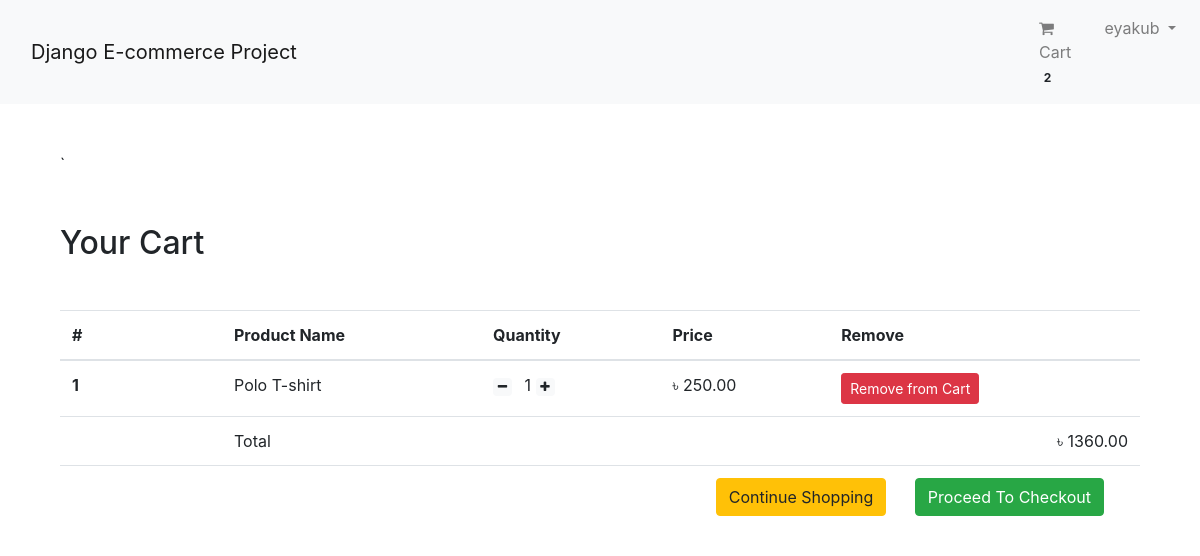
/shop/cart/ (signed in), run on an earlier commit of the app's database.
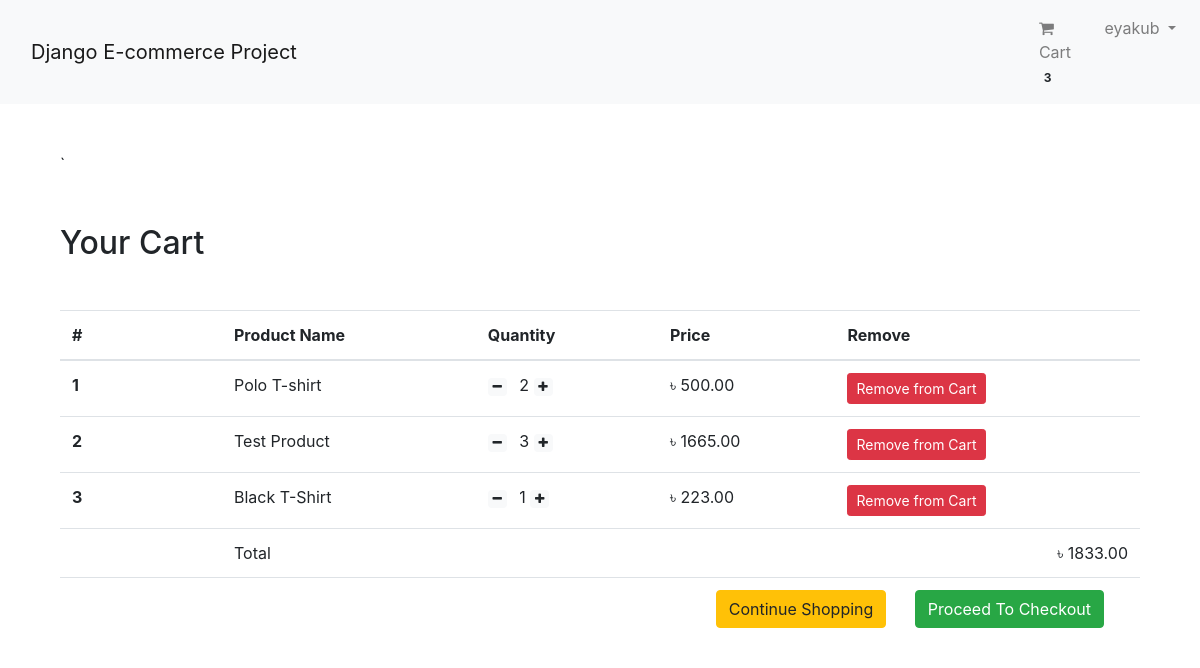
And on a later commit of the database.
### app_login/models.py (models this page shows, shortened)
class User(AbstractBaseUser, PermissionsMixin):
    email = models.EmailField(unique=True, null=False)
    is_staff = models.BooleanField(
        ugettext_lazy('staff status'),
        default=False,
        help_text=ugettext_lazy('Designates whether user can log in this site')
    )
    is_active = models.BooleanField(
        ugettext_lazy('active'),
        default=True,
        help_text=ugettext_lazy('Designates whether this user would be treated as active. Unselect this instead of deleting account')
    )
    USERNAME_FIELD = 'email'
    objects = MyUserManager()

class Profile(models.Model):
    user = models.OneToOneField(User, on_delete=models.CASCADE, related_name='profile')
    username = models.CharField(max_length=264, blank=True)
    full_name = models.CharField(max_length=264, blank=True)
    address_1 = models.TextField(max_length=300, blank=True)
    city = models.CharField(max_length=50, blank=True)
    zipcode = models.CharField(max_length=10, blank=True)
    country = models.CharField(max_length=50, blank=True)
    phone = models.CharField(max_length=20, blank=True)
    created_at = models.DateTimeField(auto_now_add=True)
    updated_at = models.DateTimeField(auto_now=True)

### app_order/models.py (models this page shows, shortened)
class Order(models.Model):
    order_items = models.ManyToManyField(Cart)
    user = models.ForeignKey(settings.AUTH_USER_MODEL, on_delete=models.CASCADE, related_name='order')
    ordered = models.BooleanField(default=False)
    created_at = models.DateTimeField(auto_now_add=True)
    paymentId = models.CharField(max_length=264, blank=True, null=True)
    orderId = models.CharField(max_length=200, blank=True, null=True)
    def get_total(self):
        total = 0
        for order_item in self.order_items.all():
            total += float(order_item.get_total())
        return total

class Cart(models.Model):
    user = models.ForeignKey(settings.AUTH_USER_MODEL, on_delete=models.CASCADE, related_name="cart")
    item = models.ForeignKey(Product, on_delete=models.CASCADE)
    quantity = models.IntegerField(default=1)
    purchased = models.BooleanField(default=False)
    created_at = models.DateTimeField(auto_now_add=True)
    updated_at = models.DateTimeField(auto_now=True)
    def get_total(self):
        total = self.item.price * self.quantity
        float_total = format(total, '0.2f')
        return float_total

### app_shop/models.py (models this page shows, shortened)
class Product(models.Model):
    mainimage = models.ImageField(upload_to='Products')
    name = models.CharField(max_length=264)
    category = models.ForeignKey(Category, on_delete=models.CASCADE, related_name='category')
    preview_text = models.TextField(max_length=200, verbose_name='Preview Text')
    detail_text = models.TextField(max_length=1000, verbose_name='Description')
    price = models.FloatField()
    old_price = models.FloatField(default=0.00)
    created = models.DateTimeField(auto_now_add=True)
    class Meta:
        ordering = ['-created',]

### app_order/views.py (the view)
# urls.py: path('cart/', views.cart_view, name="cart"),
@login_required
def cart_view(request):
    carts = Cart.objects.filter(user=request.user, purchased=False)
    orders = Order.objects.filter(user=request.user, ordered=False)
    if carts.exists() and orders.exists():
        order = orders[0]
        return render(request, 'app_order/cart.html', context={'carts': carts, 'order': order})
    else:
        messages.warning(request, "You dont have any item in your cart")
        return redirect('app_shop:home')

### app_order/templatetags/cart_tag.py (called while the page is built)
@register.filter
def cart_total(user):
    order = Order.objects.filter(user=user, ordered=False)
    if order.exists():
        return order[0].order_items.count()
    else:
        return 0

### templates/app_order/cart.html
{% extends 'base.html' %}
{% block body_block %}
    <div class="container my-5">`
        <div class="my-5">
            <h2>Your Cart</h2>
        </div>
        <table class="table table-hover">
            <thead>
                <tr>
                    <th scope="col" width="15%">#</th>
                    <th scope="col">Product Name</th>
                    <th scope="col">Quantity</th>
                    <th scope="col" align="right">Price</th>
                    <th scope="col">Remove</th>
                </tr>
            </thead>
            <tbody>
                {% for cart in carts %}
                    <tr>
                        <th scope="row">{{ forloop.counter }}</th>
                        <td>{{ cart.item.name }}</td>
                        <td>
                            <a href="{% url 'app_order:decrease' pk=cart.item.pk %}" class="mr-2">
                                <span class="badge badge-light">
                                    <i class="fa fa-minus"></i>
                                </span>
                            </a>
                            {{ cart.quantity }}
                            <a href="{% url 'app_order:increase' pk=cart.item.pk %}" class="mr-2">
                                <span class="badge badge-light">
                                    <i class="fa fa-plus"></i>
                                </span>
                            </a>
                        </td>
                        <td aligh="right">&#2547; {{ cart.get_total }}</td>
                        <td><a href="{% url 'app_order:remove' pk=cart.item.pk %}" class="btn btn-danger btn-sm">Remove from Cart</a></td>
                    </tr>
                {% endfor %}
                <tr>
                    <th scope="row"></th>
                    <td colspan="3">Total</td>
                    <td align='right'>&#2547; {{ order.get_total|floatformat:2 }}</td>
                </tr>
                <tr>
                    <th scope="row"></th>
                    <td colspan="4" class="text-right">
                        <a href="{% url 'app_shop:home' %}" class="btn btn-warning mr-4">Continue Shopping</a>
                        <a href="{% url 'app_payment:checkout' %}" class="btn btn-success mr-4">Proceed To Checkout</a>
                    </td>
                </tr>
            </tbody>
        </table>
    </div>
{% endblock body_block %}

### templates/base.html (shortened to what this page needs)
{% load static %}
<!DOCTYPE html>
<html lang="en">
<head>
    <link href="https://stackpath.bootstrapcdn.com/bootstrap/4.5.0/css/bootstrap.min.css" rel="stylesheet">
    <link rel="stylesheet" href="https://stackpath.bootstrapcdn.com/font-awesome/4.7.0/css/font-awesome.min.css">
    <link rel="stylesheet" href="../static/css/main.css">
</head>
<body>
    {% include "navbar.html" %}
    <div class="container">
        {% block body_block %}
        {% endblock %}
    </div>
</body>
</html>

### templates/navbar.html (shortened to what this page needs)
{% load cart_tag %}
<nav class="navbar navbar-expand-lg navbar-light bg-light">
    <div class="container">
        <a class="navbar-brand" href="{% url 'app_shop:home' %}">Django E-commerce Project</a>
    </div>
    <div class="collapse navbar-collapse" id="navbarNav">
        <ul class="navbar-nav ml-auto">
            {% if request.user.is_authenticated %}
            <li class="nav-item">
                <a href="{% url 'app_order:cart' %}" class="nav-link">
                    <i class="fa fa-shopping-cart"></i> Cart
                    <span class="badge badge-light">{{ request.user |cart_total }}</span>
                </a>
             </li>
            <li class="nav-item dropdown">
                <a href="" class="nav-link dropdown-toggle" id="navbarDropdown"
                    role="button"
                    data-toggle="dropdown"
                    aria-haspopup="true"
                    aria-expanded="false">
                    {{request.user.profile.username}}
                </a>
            </li>
            {% else %}
            <li class="nav-item">
                <a href="{% url 'app_login:login' %}" class="btn btn-primary">Login</a>
            </li>
            {% endif %}
        </ul>
    </div>
</nav>

What changed in the data, as far as the page shows it:
computed for User "eyakub": user|cart_total "2" → "3"
changed Cart "Polo T-shirt": quantity "1" → "2"; get_total "250.00" → "500.00"
added Cart: item.name "Test Product", quantity "3", get_total "1665.00"
added Cart: item.name "Black T-Shirt", quantity "1", get_total "223.00"
changed through a linked row, Order: get_total "1360.00" → "1833.00"
